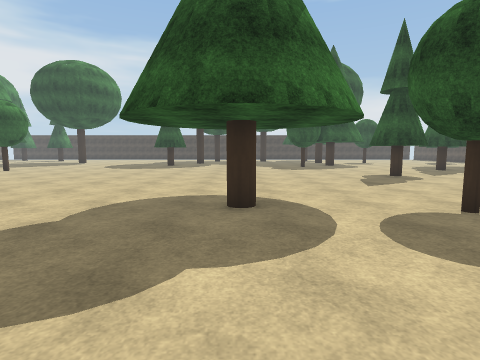
[1] (above)

24 first-person views from a walk through a robot-simulator world made for Webots. The camera is 1.2 m above the floor, tilts 6° down and sees 80° across. The floor is counted in squares, 1 m on a side. Each view is taken from the middle of a square. On the plan, view 1 faces up. The plan holds only what a view shows up to about 12 squares ahead; the rest is blank. The place goes on beyond the plan. The robots in the file are not drawn. Webots' stock objects and surfaces are drawn as simple stand-ins. Uneven ground is drawn flat.

[2]
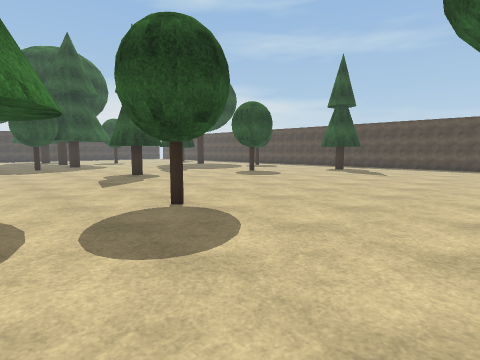

[3]
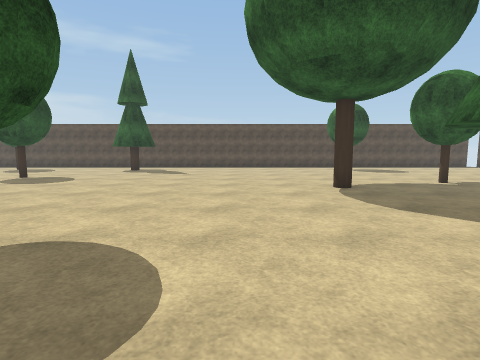

[4]
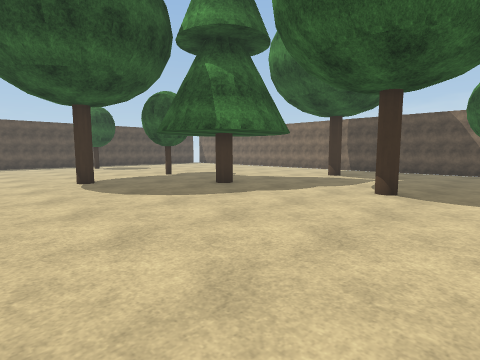

[5]
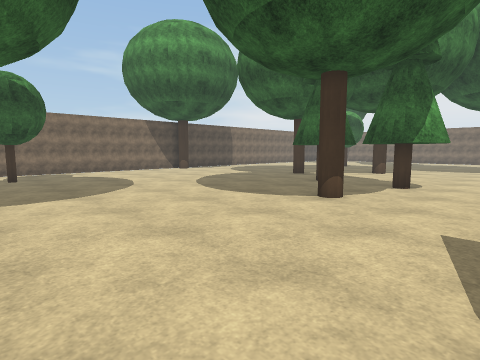

[6]
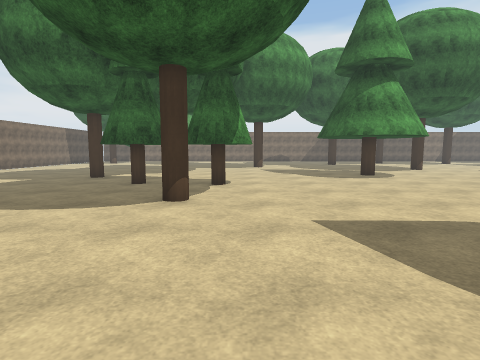

[7]
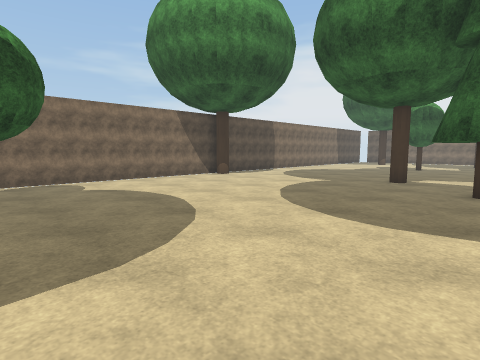

[8]
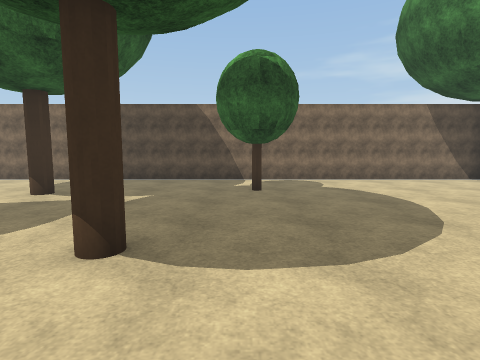

[9]
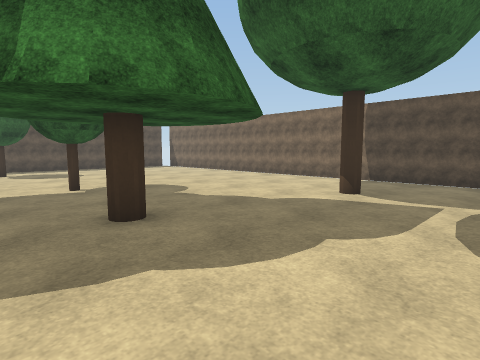

[10]
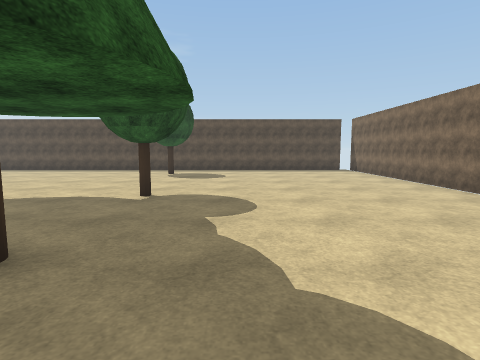

[11]
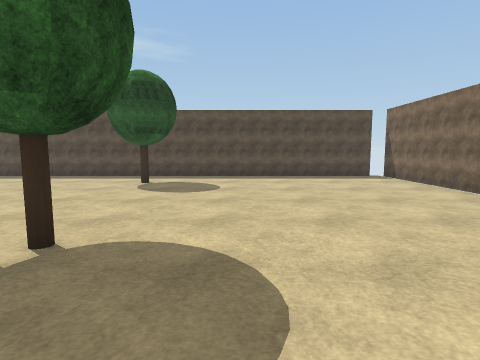

[12]
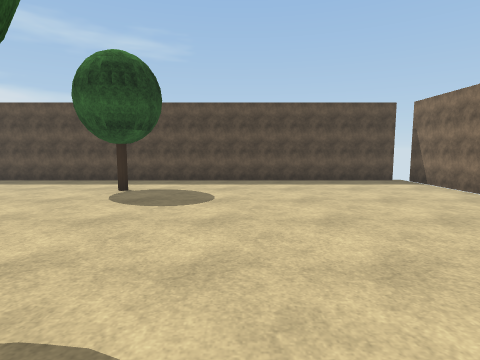

[13]
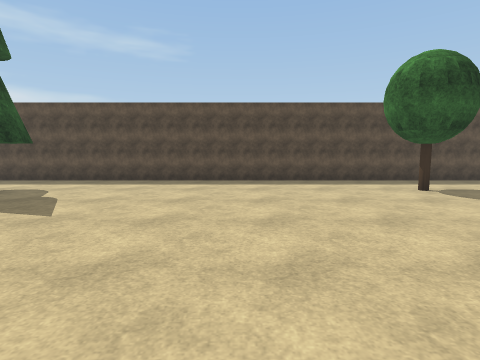

[14]
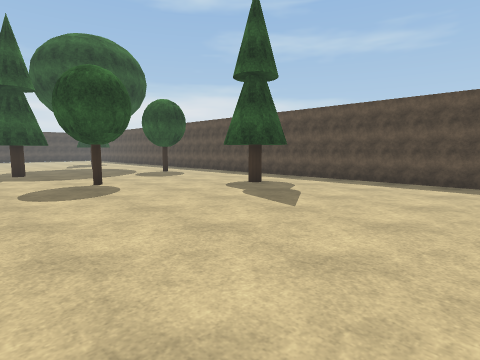

[15]
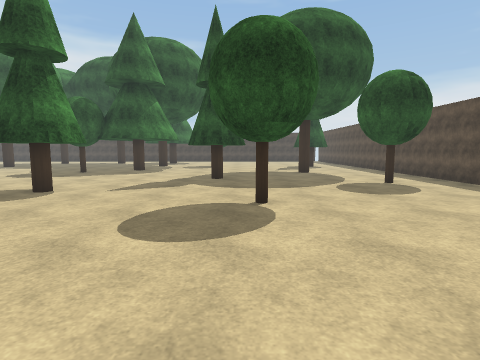

[16]
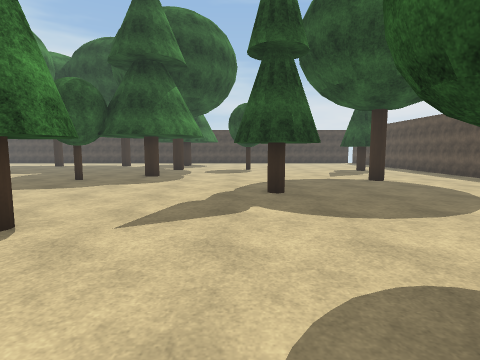

[17]
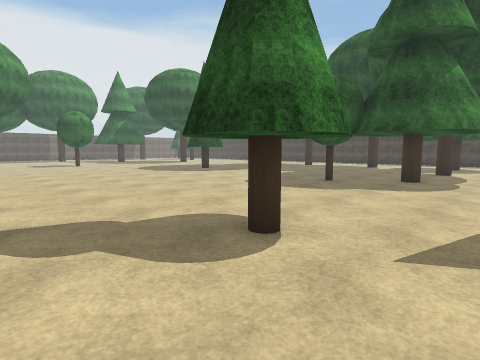

[18]
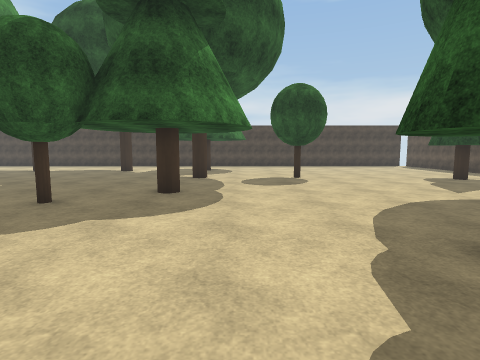

[19]
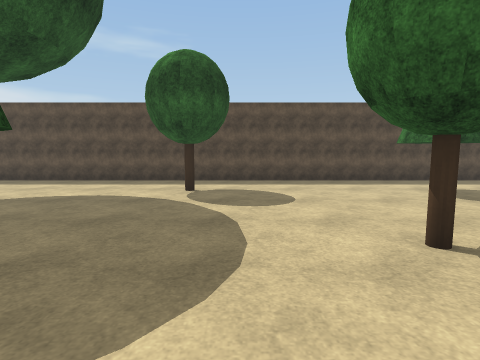

[20]
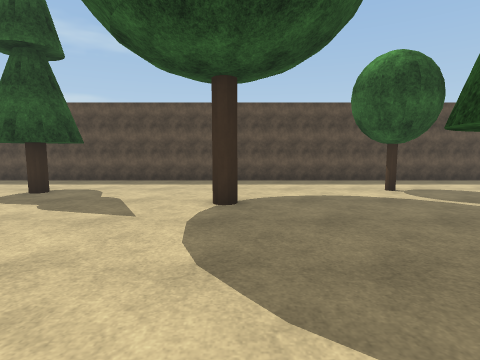

[21]
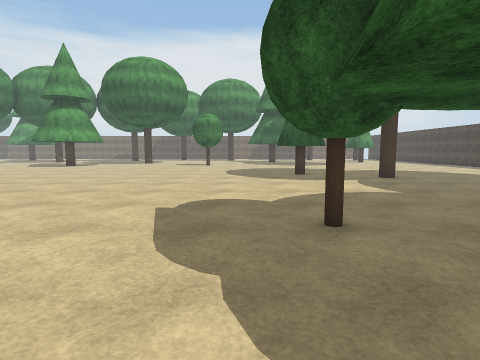

[22]
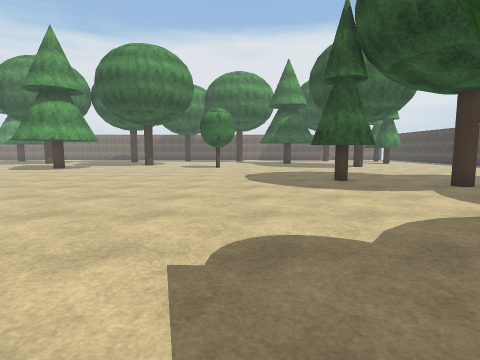

[23]
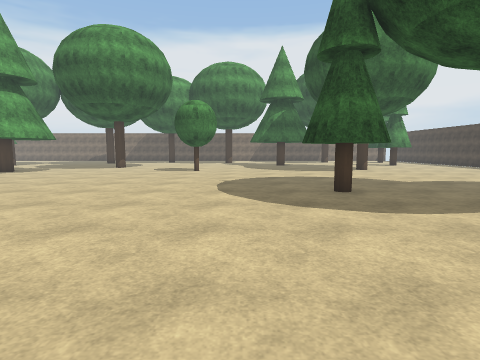

[24]
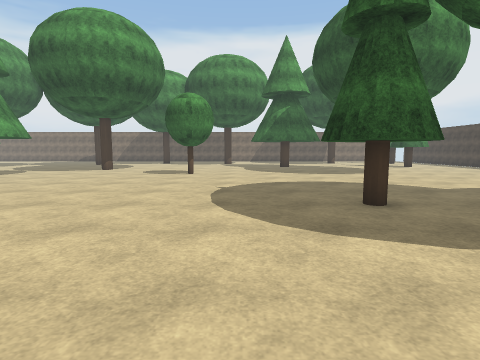

### Floor plan
Key: @ floor where view 1 was taken; # wall or solid block; . floor; T pine tree; R tree; C cypress tree; A oak tree.
Columns run from 11 left of view 1 to 21 right of it. Each row starts with its distance up from view 1.
 26  ......A......... A...RR....CCC.#
 25  ......AA...................CCC.#
 24 .................T.T............#
 23 .....CC.........T...T...........#
 22 .....CCC........T.T.T...........#
 21 .....CC........RR...T...........#
 20 ...............RRTTT.......R....#
 19 ................................#
 18 ......................CCC.......#
 17 ......................CCC.......#
 16 .......................C.....RR.#
 15 .............................RR.#
 14 ................. CC............#
 13 .................CCC............#
 12 ..................C.....RR......#
 11 ........................RR......#
 10 ........... ....................#
  9 ........... ................CCC.#
  8 T.........TTT...............CCC.#
  7 T........T...T...............C..#
  6 .........T.T.T.RR...............#
  5 T........T...T.RR...............#
  4 ..........TTT...................#
  3 ................................#
  2 ................................#
  1 ................................#
  0 .CCC.......@....................#
 -1 . CC.A...............R..........#
 -2 ..C..A..........................#
 -3 .CCC.............TTT............#
 -4 .CCC............T...T........RR.#
 -5 ..C.............T.T.T.RR.....RR.#
 -6 R............R..T...T.RR........#
 -7 .................TTT............#
 -8 ................................#
 -9 ................................#
-10  ...............................#
-11   ........RR....R...............#
-12    .......RR....................#
-13    .............................#
-14  A..............................#
-15  ################################

Where each view was taken, in squares from view 1:
view 1: 0 up, 0 right, facing up
view 2: 0 up, 1 right, facing up-right
view 3: 2 up, 1 right, facing right
view 4: 2 up, 1 left, facing down-right
view 5: 2 up, 1 right, facing down-left
view 6: 0 up, 1 right, facing left
view 7: 3 down, 0 right, facing down-left
view 8: 3 down, 0 right, facing down
view 9: 3 down, 2 right, facing down-right
view 10: 8 down, 4 right, facing right
view 11: 8 down, 8 right, facing right
view 12: 8 down, 10 right, facing right
view 13: 1 up, 10 right, facing right
view 14: 1 up, 10 right, facing up-right
view 15: 5 up, 13 right, facing up
view 16: 9 up, 11 right, facing up
view 17: 10 up, 10 right, facing up-left
view 18: 14 up, 9 right, facing up
view 19: 14 up, 10 right, facing right
view 20: 20 up, 10 right, facing right
view 21: 19 up, 9 right, facing left
view 22: 18 up, 6 right, facing left
view 23: 19 up, 3 right, facing left
view 24: 19 up, 1 right, facing left
